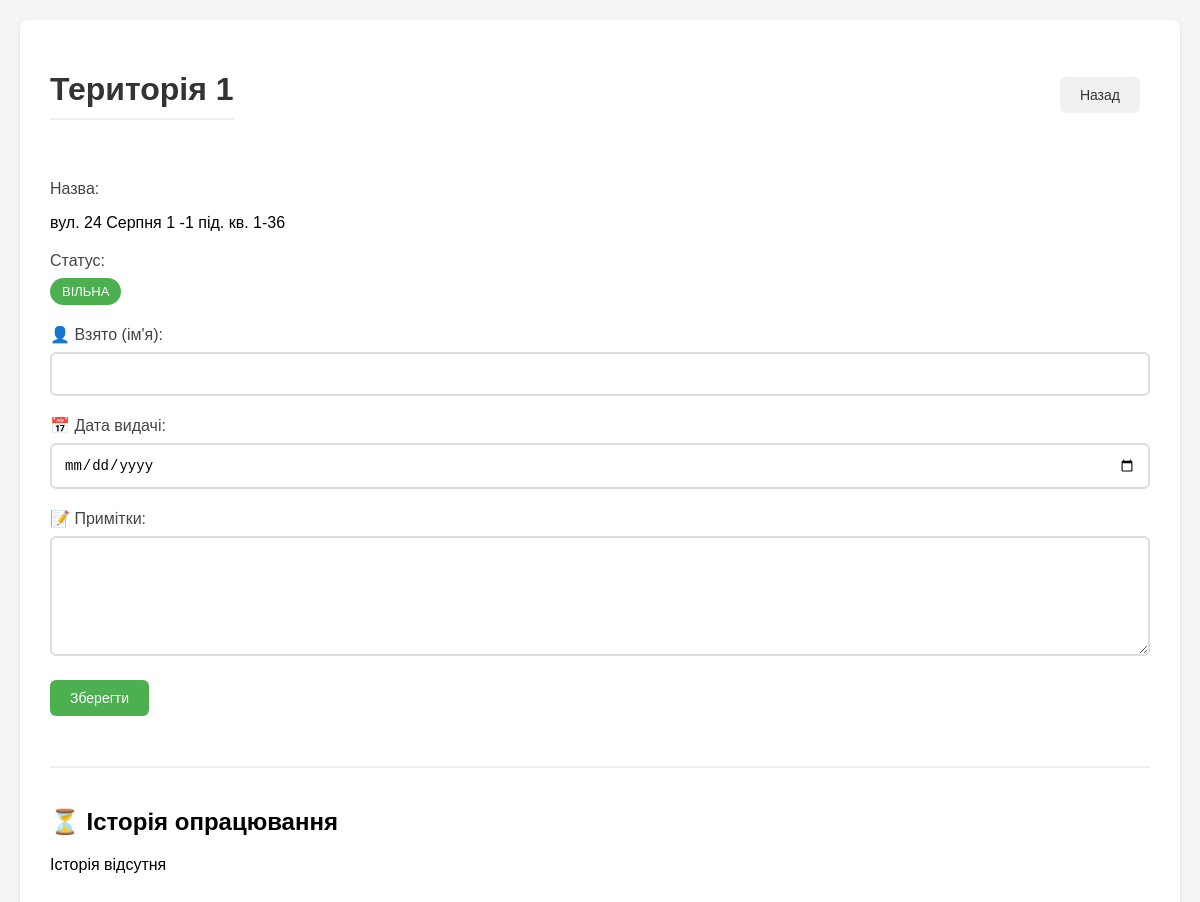
Before: /update/1 (signed in) with the older database file.
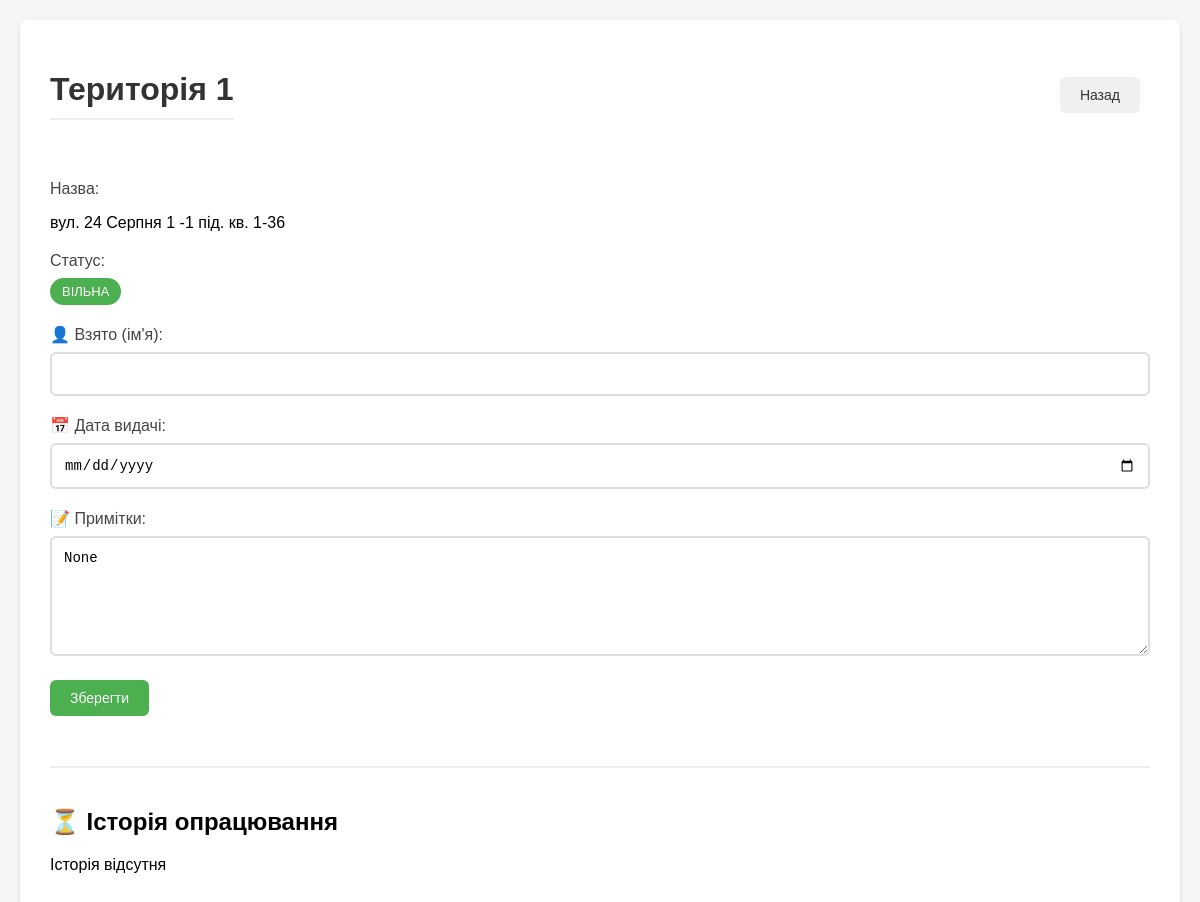
After: the same page with the newer database file.
### tables this page shows
CREATE TABLE "territories" (
                id INTEGER PRIMARY KEY,
                name TEXT,
                custom_name TEXT,
                status TEXT,
                taken_by TEXT,
                date_taken TEXT,
                date_due TEXT,
                notes TEXT
            );

### app.py (the view, shortened to what this page needs)
@app.route('/update/<territory_id>', methods=['GET', 'POST'])
def update_territory(territory_id):
    if not session.get('logged_in'):
        return redirect(url_for('login'))
    if request.method == 'POST' and session.get('role') != 'admin':
        return "Немає прав для редагування", 403
    try:
        territory_id = int(territory_id)
    except ValueError:
        return "Неправильний формат номера території", 400
    try:
        territory = db.get_territory(territory_id)
        if not territory:
            return "Територію не знайдено", 404
        history = db.get_territory_history(territory_id)
        now = datetime.now()
        return render_template('update.html',
                            territory=territory,
                            history=history,
                            now=now,
                            is_admin=(session.get('role') == 'admin'))
    except Exception as e:
        logger.error(f"Помилка при отриманні даних території {territory_id}: {str(e)}")
        return f"Помилка при отриманні даних території: {str(e)}", 500

### app.py (called while the page is built)
@app.context_processor
def utility_processor():
    return dict(get_full_url=get_full_url)

### templates/update.html (shortened to what this page needs)
<!DOCTYPE html>
<html lang="uk">
<head>
    <link rel="stylesheet" href="{{ url_for('static', filename='css/style.css') }}">
</head>
<body>
    <div class="container">
        <div class="header-actions">
            <h1>Територія {{ territory['id'] }}</h1>
            <a href="{{ url_for('index') }}" class="btn btn-secondary">Назад</a>
        </div>
        <div class="territory-info-section">
            <div class="form-group">
                <label>Назва:</label>
                <p class="info-text">{{ territory['name'] or '' }}</p>
            </div>
            <div class="form-group">
                <label>Статус:</label>
                <span class="status-label {% if territory['status'] == 'Взято' %}status-taken{% else %}status-free{% endif %}">
                    {{ territory['status'] or 'Вільна' }}
                </span>
            </div>
            {% if is_admin %}
            <form method="POST" class="edit-form">
                <div class="form-group">
                    <label for="taken_by">👤 Взято (ім'я):</label>
                    <input type="text" id="taken_by" name="taken_by" value="{{ territory['taken_by'] or '' }}" class="form-control">
                </div>
                <div class="form-group">
                    <label for="date_taken">📅 Дата видачі:</label>
                    <input type="date" id="date_taken" name="date_taken"
                           value="{% if territory['date_taken'] %}{{ territory['date_taken'].split('.')[2] }}-{{ territory['date_taken'].split('.')[1] }}-{{ territory['date_taken'].split('.')[0] }}{% endif %}"
                           class="form-control">
                </div>
                <div class="form-group">
                    <label for="notes">📝 Примітки:</label>
                    <textarea id="notes" name="notes" class="form-control">{{ territory['notes'] or '' }}</textarea>
                </div>
                <button type="submit" class="btn btn-primary">Зберегти</button>
            </form>
            {% endif %}
        </div>
        <div class="history-section">
            <div class="history-header">
                <h2>⏳ Історія опрацювання</h2>
            </div>
            {% if history %}
                {% for record in history %}
                <div class="history-item">
                    <p><strong>👤 Взято:</strong> {{ record['taken_by'] or '' }}</p>
                    <p><strong>📅 Дата видачі:</strong> {{ record['date_taken'] or '' }}</p>
                    <p><strong>✅ Фактична дата здачі:</strong> {{ record['date_returned'] or '' }}</p>
                </div>
                {% endfor %}
            {% else %}
                <p class="no-history">Історія відсутня</p>
            {% endif %}
        </div>
    </div>
</body>
</html>

Changed rows visible on the page:
changed territories "вул. 24 Серпня 1 -1 під. кв. 1-36": notes (not shown) → "None"
